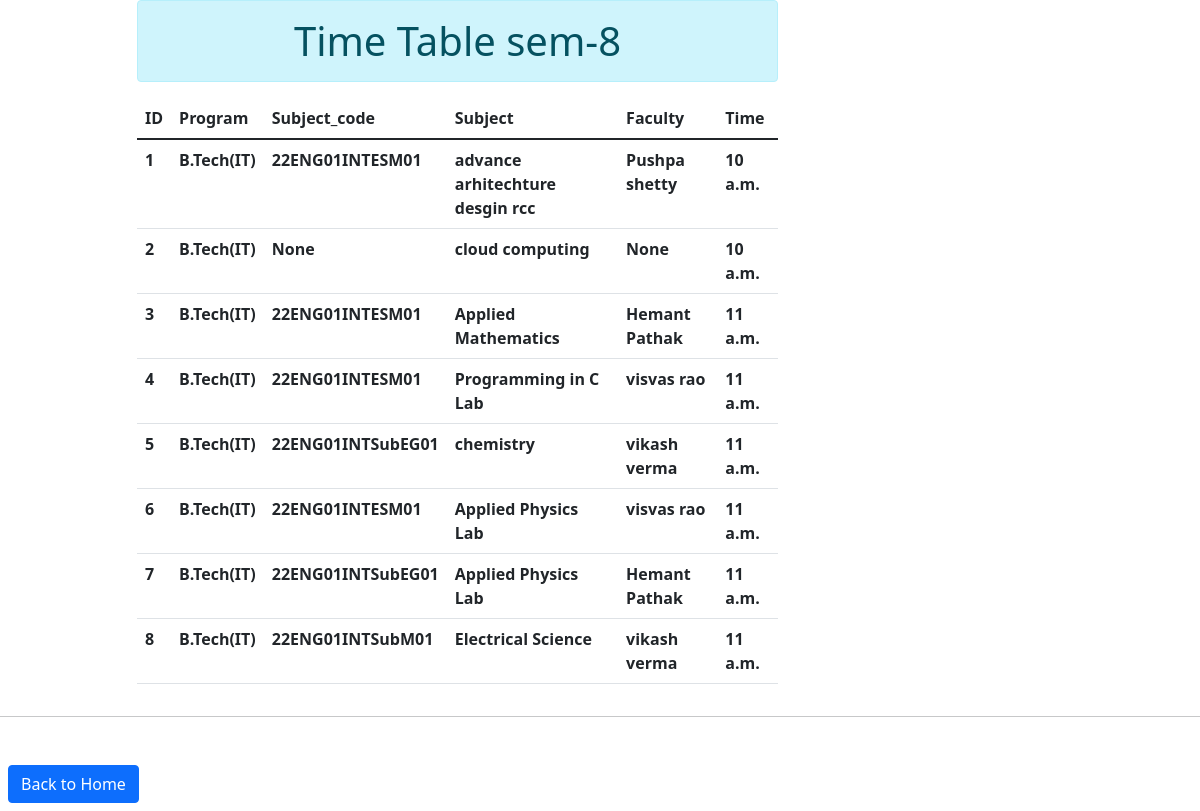
Screenshot of /sem8 (signed in) with the database file from the repository.
### timetableA/models.py (models this page shows)
class Sem8(models.Model):
    user = models.ForeignKey(User, on_delete=models.CASCADE,null=True)
    Program = models.CharField(max_length= 50)
    subject_code = models.CharField(max_length=50,null=True)
    subject = models.CharField(max_length=50)
    Faculty = models.CharField(max_length=50,null=True)
    time = models.TimeField(null=True)
    class Meta:
        verbose_name = 'Sem8'
        verbose_name_plural = 'Sem8'

### timetableA/views.py (the view)
# urls.py: path('sem8',views.sem8,name='sem8'),
@login_required
def sem8(request):
    timetablesem8 = Sem8.objects.all()
    return render(request, 'sem8.html',{'timetablesem8':timetablesem8})

### Templates/sem8.html (shortened to what this page needs)
<!DOCTYPE html>
<html lang="en">
<head>
    <link href="https://cdn.jsdelivr.net/npm/bootstrap@5.1.3/dist/css/bootstrap.min.css" rel="stylesheet">
</head>
<body>
    <!DOCTYPE html>
<html lang="en">
<head>
    <link href="https://cdn.jsdelivr.net/npm/bootstrap@5.1.3/dist/css/bootstrap.min.css" rel="stylesheet">
</head>
<body>
        <div class="container">
            <div class="row">
                <div class="col-sm-7 offset-1">
                    <h1 class="text-center alert alert-info">Time Table sem-8</h1>
                    {% if timetablesem8 %}
                    <table class="table table-hover">
                        <thead>
                          <tr>
                            <th scope="col">ID</th>
                            <th scope="col">Program</th>
                            <th scope="col">Subject_code</th>
                            <th scope="col">Subject</th>
                            <th scope="col">Faculty</th>
                            <th scope="col">Time</th>
                          </tr>
                        </thead>
                        <tbody>
                            {% for st in timetablesem8 %}
                          <tr>
                            <th scope="row">{{st.id}}</th>
                            <th scope="row">{{st.Program}}</th>
                            <th scope="row">{{st.subject_code}}</th>
                            <th scope="row">{{st.subject}}</th>
                            <th scope="row">{{st.Faculty}}</th>
                            <th scope="row">{{st.time}}</th>
                          </tr>
                          {% endfor %}
                        </tbody>
                      </table>
                    {% else %}
                    <h1 class='text-center alert alert-danger'>no data</h1>
                    {% endif %}
                </div>
            </div>
        </div>
        <hr><br>
        <a  class="btn btn-primary m-2" href="{% url 'home' %}">Back to Home</a>
</body>
</html>
</body>
</html>

### rows the page displays
Sem8: id "1", Program "B.Tech(IT)", subject_code "22ENG01INTESM01", subject "advance arhitechture desgin rcc", Faculty "Pushpa shetty", time "10 a.m."
Sem8: id "2", Program "B.Tech(IT)", subject_code "None", subject "cloud computing", Faculty "None", time "10 a.m."
Sem8: id "3", Program "B.Tech(IT)", subject_code "22ENG01INTESM01", subject "Applied Mathematics", Faculty "Hemant Pathak", time "11 a.m."
Sem8: id "4", Program "B.Tech(IT)", subject_code "22ENG01INTESM01", subject "Programming in C Lab", Faculty "visvas rao", time "11 a.m."
Sem8: id "5", Program "B.Tech(IT)", subject_code "22ENG01INTSubEG01", subject "chemistry", Faculty "vikash verma", time "11 a.m."
Sem8: id "6", Program "B.Tech(IT)", subject_code "22ENG01INTESM01", subject "Applied Physics Lab", Faculty "visvas rao", time "11 a.m."
Sem8: id "7", Program "B.Tech(IT)", subject_code "22ENG01INTSubEG01", subject "Applied Physics Lab", Faculty "Hemant Pathak", time "11 a.m."
Sem8: id "8", Program "B.Tech(IT)", subject_code "22ENG01INTSubM01", subject "Electrical Science", Faculty "vikash verma", time "11 a.m."
